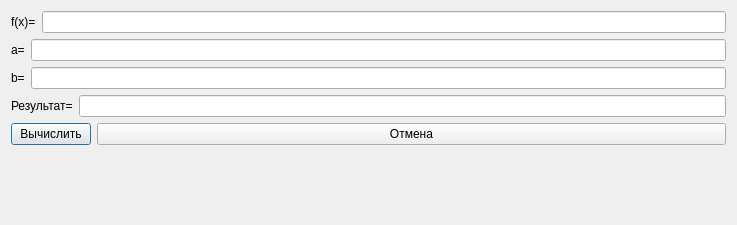
<?xml version="1.0" encoding="UTF-8"?>
<ui version="4.0">
 <class>integrate</class>
 <widget class="QDialog" name="integrate">
  <property name="geometry">
   <rect>
    <x>0</x>
    <y>0</y>
    <width>737</width>
    <height>225</height>
   </rect>
  </property>
  <property name="windowTitle">
   <string>SmallPAD</string>
  </property>
  <layout class="QFormLayout" name="formLayout">
   <item row="0" column="0" colspan="2">
    <layout class="QGridLayout" name="gridLayout">
     <item row="0" column="0">
      <widget class="QLabel" name="label">
       <property name="text">
        <string>f(x)=</string>
       </property>
      </widget>
     </item>
     <item row="0" column="1">
      <widget class="QLineEdit" name="le_fx"/>
     </item>
    </layout>
   </item>
   <item row="1" column="0" colspan="2">
    <layout class="QGridLayout" name="gridLayout_4">
     <item row="0" column="0">
      <layout class="QGridLayout" name="gridLayout_2">
       <item row="0" column="0">
        <widget class="QLabel" name="label_2">
         <property name="text">
          <string>a=</string>
         </property>
        </widget>
       </item>
       <item row="0" column="1">
        <widget class="QLineEdit" name="le_left"/>
       </item>
      </layout>
     </item>
     <item row="1" column="0">
      <layout class="QGridLayout" name="gridLayout_3">
       <item row="0" column="0">
        <widget class="QLabel" name="label_3">
         <property name="text">
          <string>b=</string>
         </property>
        </widget>
       </item>
       <item row="0" column="1">
        <widget class="QLineEdit" name="le_right"/>
       </item>
      </layout>
     </item>
    </layout>
   </item>
   <item row="2" column="0" colspan="2">
    <layout class="QGridLayout" name="gridLayout_5">
     <item row="0" column="0">
      <widget class="QLabel" name="label_4">
       <property name="text">
        <string>Результат=</string>
       </property>
      </widget>
     </item>
     <item row="0" column="1">
      <widget class="QLineEdit" name="le_result"/>
     </item>
    </layout>
   </item>
   <item row="3" column="0">
    <widget class="QPushButton" name="pb_eval">
     <property name="text">
      <string>Вычислить</string>
     </property>
    </widget>
   </item>
   <item row="3" column="1">
    <widget class="QPushButton" name="pb_cancel">
     <property name="text">
      <string>Отмена</string>
     </property>
    </widget>
   </item>
  </layout>
 </widget>
 <resources/>
 <connections/>
</ui>
